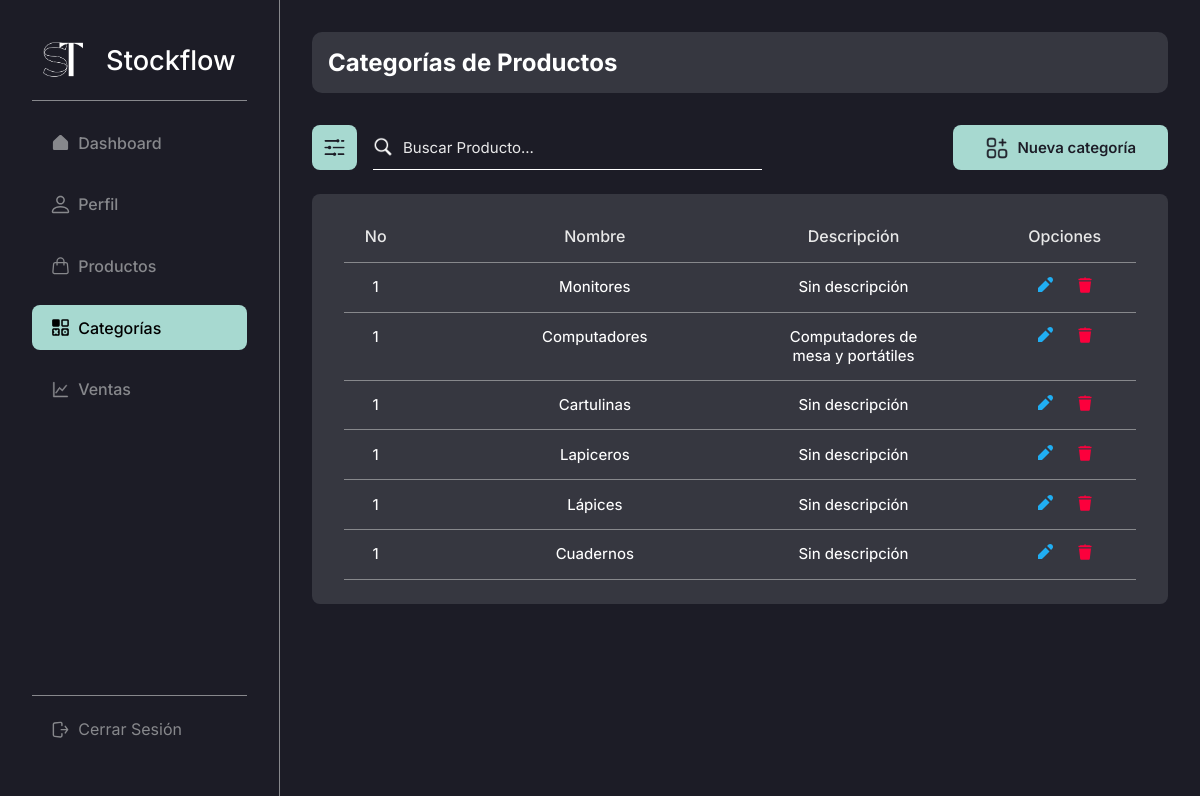
Page /admin/products/categories/ (signed in) on the earlier database version.
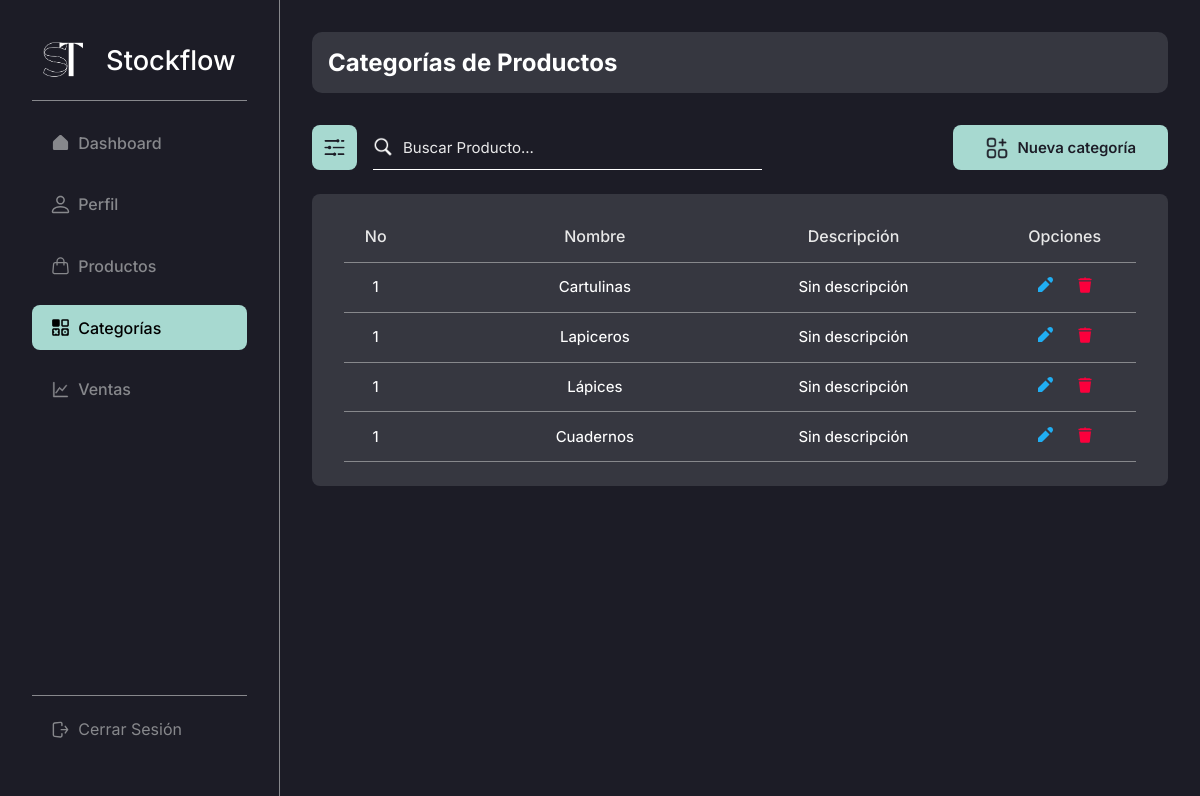
Same page on the later database version.
### stockflow/models.py (models this page shows, shortened)
class Category(db.Model):
    id = db.Column(db.Integer, primary_key = True) # Primary key
    created_by = db.Column(db.Integer, db.ForeignKey("user.id"), nullable = False) # Foreign key
    name = db.Column(db.String(50), unique = True, nullable = False) # Max length and unique property and not null
    description = db.Column(db.String(255), default='Sin descripción')

### stockflow/admin.py (the view)
@bp.route("/products/categories/")
@login_required
def categories():
    categories = Category.query.all()
    return render_template("modules/products/categories/index.html", categories = categories)

### stockflow/auth.py (called while the page is built)
def login_required(view):
    @functools.wraps(view)
    def wrapped_view(**kwargs):
        if g.user is None:
            message = "Debes iniciar sesión"
            flash(message)
            return redirect(url_for("auth.login"))
        return view(**kwargs)
    return wrapped_view

@bp.before_app_request # Execute the next function in every request, every page
def load_logged_in_user():
    user_id = session.get("user_id")
    if user_id is None:
        g.user = None
    else:
        g.user = User.query.get_or_404(user_id)

### stockflow/templates/modules/products/categories/index.html (shortened to what this page needs)
{% extends 'base-admin.html' %}
{% block content %}
    <head>
        <link rel="stylesheet" href="{{ url_for('static', filename='css/modules/categories.css') }}">
    </head>
    <div class="content-group inter bg-black-light">
        <h2 class="color-white inter">Categorías de Productos</h2>
    </div>
    <div class="top-page">
        <div class="cont-search">
            <button class="btn-search-filter bg-turquese-light-blue">
                <img src="{{ url_for('static', filename='img/icons/filter.png') }}" alt="">
            </button>
            <div class="search-bar">
                <img src="{{ url_for('static', filename='img/icons/search.png') }}" alt="">
                <input type="text" class="color-white inter" name="search" id="search" placeholder="Buscar Producto...">
            </div>
        </div>
        <div class="cont-create">
            <a href="{{ url_for('admin.new_category') }}" class="btn-create bg-turquese-light-blue color-black inter">
                <img src="{{ url_for('static', filename='img/icons/add-categorie.png') }}" alt="">
                <h2>Nueva categoría</h2>
            </a>
        </div>
    </div>
    <table class="table inter bg-black-light">
        <thead>
            <tr class="thead color-white-gray">
                <th class="th th-no-cat">No</th>
                <th class="th th-name-cat">Nombre</th>
                <th class="th th-description-cat">Descripción</th>
                <th class="th th-options-cat">Opciones</th>
            </tr>
        </thead>
        <tbody>
            {% for category in categories | reverse %}
                {% if g.user.id == category.created_by %}
                    <tr class="tbody">
                        <td class="td td-no-cat">1</td>
                        <td class="td td-name-cat"><a href="#" class="color-white">{{ category.name }}</a></td>
                        <td class="td td-description-cat">
                            {% if category.description == "" %}
                                Sin descripción
                            {% else %}
                                {{ category.description }}
                            {% endif %}
                        </td>
                        <td class="td td-options-cat">
                            <a href="{{ url_for('admin.update_category', id = category.id) }}">
                                <svg
                                    xmlns="http://www.w3.org/2000/svg"
                                    viewBox="0 0 16 16"
                                    fill="#20AEF3"
                                >
                                    <path
                                        d="M12.527 7.473L8.527 3.473 1 11 1 15 5 15zM11.172.828l-1.065 1.065 4 4 1.065-1.065c1.105-1.105 1.105-2.895 0-4l0 0C14.067-.276 12.276-.276 11.172.828z"
                                    />
                                </svg>
                            </a>
                            <a href="{{ url_for('admin.delete_category', id = category.id) }}">
                            </a>
                        </td>
                    </tr>
                {% endif %}
            {% endfor %}
        </tbody>
    </table>
{% endblock %}

### stockflow/templates/base-admin.html (shortened to what this page needs)
<!DOCTYPE html>
<html lang="es">
<head>
    <link rel="stylesheet" href="{{ url_for('static', filename='css/global.css') }}">
    <link rel="stylesheet" href="{{ url_for('static', filename='css/base.css') }}">
    <link rel="stylesheet" href="{{ url_for('static', filename='css/tables.css') }}">
    <link rel="stylesheet" href="{{ url_for('static', filename='css/search.css') }}">
    <link rel="stylesheet" href="{{ url_for('static', filename='css/form.css') }}">
</head>
<body>
    <aside class="side-bar inter bg-black br-gray-1">
        <section class="side-bar-main">
            <h1 class="inter">
                <a href="{{ url_for('admin.dashboard') }}" class="color-white">
                    <img src="{{ url_for('static', filename='img/logo.png') }}" alt="">
                    Stockflow
                </a>
            </h1>
            <br>
            <div class="side-bar-divider" />
            <nav class="side-nav-bar">
                <a
                    href="{{ url_for('admin.dashboard') }}"
                    class="item-side-nav-bar inter {% if request.endpoint == 'admin.dashboard' %}item-side-nav-bar--active{% endif %}"
                >
                    Dashboard
                </a>
                <a
                    href="{{ url_for('admin.profile') }}"
                    class="item-side-nav-bar inter {% if request.endpoint == 'admin.profile' %}item-side-nav-bar--active{% endif %}"
                >
                    Perfil
                </a>
                <a
                    href="{{ url_for('admin.products') }}"
                    class="item-side-nav-bar inter {% if request.endpoint == 'admin.products' %}item-side-nav-bar--active{% endif %}"
                >
                    Productos
                </a>
                <a
                    href="{{ url_for('admin.categories') }}"
                    class="item-side-nav-bar inter {% if request.endpoint == 'admin.categories' %}item-side-nav-bar--active{% endif %}"
                >
                    Categorías
                </a>
                <a
                    href="{{ url_for('admin.sales') }}"
                    class="item-side-nav-bar inter {% if request.endpoint == 'admin.sales' %}item-side-nav-bar--active{% endif %}"
                >
                    Ventas
                </a>
            </nav>
        </section>
        <footer class="side-bar-footer">
            <a href="{{ url_for('auth.logout') }}" class="item-side-nav-bar inter">
                Cerrar Sesión
            </a>
        </footer>
    </aside>
    <main class="page-content bg-black">
        {% block content %}{% endblock %}
    </main>
</body>
</html>

### stockflow/static/css/global.css (style rules this page uses)
* { box-sizing: border-box; padding: 0; margin: 0; }
body { display: flex; width: 100%; height: 100%; }
a { text-decoration: none; }
.page-content { display: flex; width: 100%; height: 100%; min-height: 100vh; margin-left: 280px; flex-direction: column; color: white; padding: 2rem; }
.content-group { display: flex; width: 100%; padding: 1rem; border-radius: 10px; }
.bg-black { background-color: #1C1C26; }
.bg-black-light { background-color: #363740; }
.bg-turquese-light-blue { background-color: #A7D9D0; }
.color-black { color: #1C1C26; }
.color-white { color: #FFF; }
.color-white-gray { color: #E8E8E8; }
.inter { font-family: "Inter", sans-serif; font-optical-sizing: auto; font-style: normal; }
.br-gray-1 { border-right: 1px solid #87888C; }

### stockflow/static/css/base.css (style rules this page uses)
.side-bar { display: flex; position: fixed; z-index: 1; top: 0; left: 0; width: 280px; flex-direction: column; height: 100vh; padding: 2.5rem 2rem 2rem; justify-content: space-between; }
.side-bar h1 { text-align: center; font-weight: 500; }
.side-bar h1 a { display: flex; font-size: 2rem; align-items: center; justify-content: space-around; }
.side-bar h1 a img { width: 40px; height: 40px; }
.side-bar-main { display: flex; width: 100%; height: auto; flex-direction: column; }
.side-nav-bar { display: flex; width: 100%; height: auto; list-style: none; flex-direction: column; margin-top: 20px; }
.side-nav-bar a { font-weight: 500; }
.item-side-nav-bar, .item-side-nav-bar--active { display: flex; width: 100%; height: auto; padding: 1rem 1.5rem 1rem; border-radius: 8px; margin-bottom: 1rem; text-decoration: none; align-items: center; gap: 10px; }
.item-side-nav-bar { color: #87888C; }
.item-side-nav-bar--active { color: black; background-color: #A7D9D0; }
.item-side-nav-bar--active svg { color: black !important; }
.item-side-nav-bar svg, .item-side-nav-bar--active svg { width: 20px; height: 20px; }
.item-side-nav-bar svg { color: #87888C !important; }
.side-bar-divider { display: flex; width: 100%; height: 1px; background-color: #87888C; }
.side-bar-footer { display: flex; width: 100%; min-height: 1px; border-top: 1px solid #87888C; align-items: center; justify-content: center; padding-top: 10px; }
@media screen and (max-width: 1440px) { .side-bar h1 a { font-size: 1.7rem; } }
@media screen and (max-width: 1440px) { .item-side-nav-bar, .item-side-nav-bar--active { padding: 0.8rem 1.2rem 0.8rem; gap: 8px; } }
@media screen and (max-width: 1440px) { .item-side-nav-bar svg, .item-side-nav-bar--active svg { width: 19px; height: 19px; } }

### stockflow/static/css/tables.css (style rules this page uses)
.table { display: flex; width: 100%; height: auto; margin: 2rem 0 2rem; flex-direction: column; border-radius: 8px; padding: 0 1.7rem 2rem; }
.thead { display: flex; width: 100%; height: auto; justify-content: space-between; padding: 1rem 0 0; border-bottom: 1px solid #87888C; }
.th { display: flex; width: auto; height: auto; padding: 1rem; font-size: 18px; justify-content: center; align-items: center; font-weight: 500; }
.tbody { display: flex; width: 100%; height: 100%; justify-content: space-between; border-bottom: 1px solid #87888C; }
.td { display: flex; width: auto; height: 100%; font-size: 16px; justify-content: center; align-items: center; text-align: center; padding: 1rem 0 1rem; font-weight: 450; }
.td svg { width: 18px; height: 18px; }
@media screen and (max-width: 1440px) { .table { margin: 1.5rem 0 1.5rem; padding: 0 2rem 1.5rem; } }
@media screen and (max-width: 1440px) { .th { font-size: 16px; } }
@media screen and (max-width: 1440px) { .td { font-size: 15px; padding: 0.9rem 0 0.9rem; } }
@media screen and (max-width: 1440px) { .td svg { width: 16px; height: 16px; } }

### stockflow/static/css/modules/categories.css (style rules this page uses)
.th-no-cat, .td-no-cat { width: 8%; }
.th-name-cat, .td-name-cat { width: 30%; }
.th-description-cat, .td-description-cat { width: 18%; }
.th-options-cat, .td-options-cat { width: 18%; }
.td-options-cat { gap: 1.5rem; }

Differences in the rows shown:
removed Category: name "Monitores", description "Sin descripción"
removed Category: name "Computadores", description "Computadores de mesa y portátiles"
